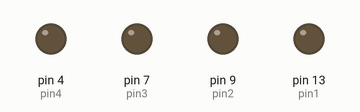
Bench run of a sketch on a simulated Arduino Uno, built with avr-gcc and run on an emulated ATmega328P. Shown: output pins drawn as LEDs (lit = HIGH).

Above: at 0.3 s.
At 1.8 s:
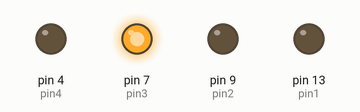
At 3.3 s:
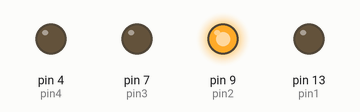
At 7.1 s:
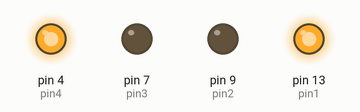
At 10.8 s:
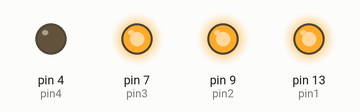
At 14.6 s:
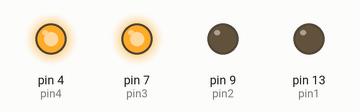
Timing chart, 0 to 15.6 s (numbered marks = the images above):
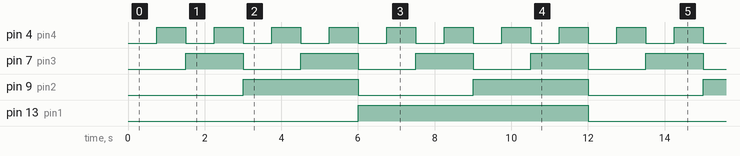

Measured:
- by itself, pin 4 (pin4): alternates HIGH for 0.75 s and LOW for 0.75 s
- by itself, pin 7 (pin3): alternates HIGH for 1.5 s and LOW for 1.5 s
- by itself, pin 9 (pin2): alternates HIGH for 3.0 s and LOW for 3.0 s
- by itself, pin 13 (pin1): alternates HIGH for 6.0 s and LOW for 6.0 s

The sketch:

led_binary_counter.ino
```cpp
int pin1=13;
int pin2=9;
int pin3=7;
int pin4=4;
int delay_time=750;

void setup() {
  pinMode(pin1,OUTPUT);
  pinMode(pin2,OUTPUT);
  pinMode(pin3,OUTPUT);
  pinMode(pin4,OUTPUT);
}

void loop() {
  digitalWrite(pin1,LOW);
  digitalWrite(pin2,LOW);
  digitalWrite(pin3,LOW);
  digitalWrite(pin4,LOW);
  delay(delay_time);

  digitalWrite(pin1,LOW);
  digitalWrite(pin2,LOW);
  digitalWrite(pin3,LOW);
  digitalWrite(pin4,HIGH);
  delay(delay_time);

  digitalWrite(pin1,LOW);
  digitalWrite(pin2,LOW);
  digitalWrite(pin3,HIGH);
  digitalWrite(pin4,LOW);
  delay(delay_time);

  digitalWrite(pin1,LOW);
  digitalWrite(pin2,LOW);
  digitalWrite(pin3,HIGH);
  digitalWrite(pin4,HIGH);
  delay(delay_time);

  digitalWrite(pin1,LOW);
  digitalWrite(pin2,HIGH);
  digitalWrite(pin3,LOW);
  digitalWrite(pin4,LOW);
  delay(delay_time);

  digitalWrite(pin1,LOW);
  digitalWrite(pin2,HIGH);
  digitalWrite(pin3,LOW);
  digitalWrite(pin4,HIGH);
  delay(delay_time);

  digitalWrite(pin1,LOW);
  digitalWrite(pin2,HIGH);
  digitalWrite(pin3,HIGH);
  digitalWrite(pin4,LOW);
  delay(delay_time);

  digitalWrite(pin1,LOW);
  digitalWrite(pin2,HIGH);
  digitalWrite(pin3,HIGH);
  digitalWrite(pin4,HIGH);
  delay(delay_time);

  digitalWrite(pin1,HIGH);
  digitalWrite(pin2,LOW);
  digitalWrite(pin3,LOW);
  digitalWrite(pin4,LOW);
  delay(delay_time);

  digitalWrite(pin1,HIGH);
  digitalWrite(pin2,LOW);
  digitalWrite(pin3,LOW);
  digitalWrite(pin4,HIGH);
  delay(delay_time);

  digitalWrite(pin1,HIGH);
  digitalWrite(pin2,LOW);
  digitalWrite(pin3,HIGH);
  digitalWrite(pin4,LOW);
  delay(delay_time);

  digitalWrite(pin1,HIGH);
  digitalWrite(pin2,LOW);
  digitalWrite(pin3,HIGH);
  digitalWrite(pin4,HIGH);
  delay(delay_time);

  digitalWrite(pin1,HIGH);
  digitalWrite(pin2,HIGH);
  digitalWrite(pin3,LOW);
  digitalWrite(pin4,LOW);
  delay(delay_time);

  digitalWrite(pin1,HIGH);
  digitalWrite(pin2,HIGH);
  digitalWrite(pin3,LOW);
  digitalWrite(pin4,HIGH);
  delay(delay_time);

  digitalWrite(pin1,HIGH);
  digitalWrite(pin2,HIGH);
  digitalWrite(pin3,HIGH);
  digitalWrite(pin4,LOW);
  delay(delay_time);

  digitalWrite(pin1,HIGH);
  digitalWrite(pin2,HIGH);
  digitalWrite(pin3,HIGH);
  digitalWrite(pin4,HIGH);
  delay(delay_time);


}
```
